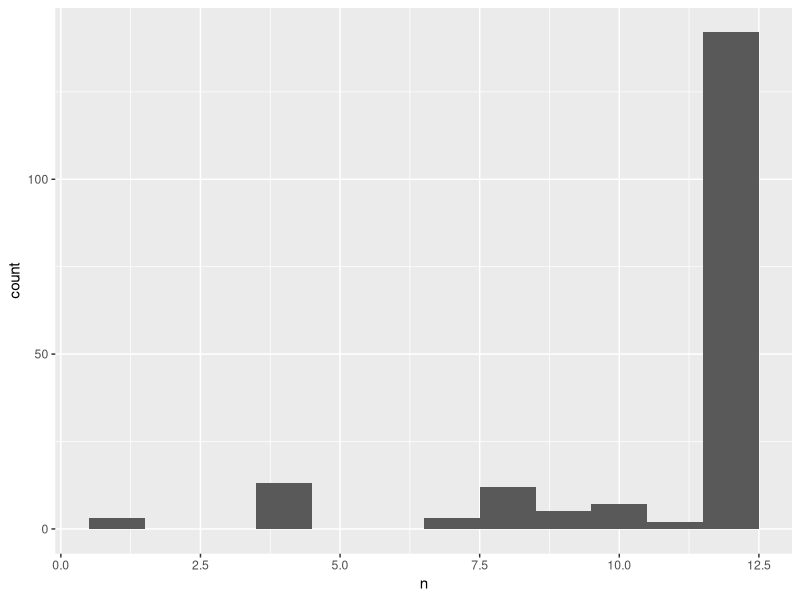

Write the R code that produced this figure.
#' ---
#' date: "`r format(Sys.Date())`"
#' output:
#'   html_document:
#'     keep_md: TRUE
#' ---

suppressPackageStartupMessages(library(dplyr))
library(tidyr)
library(ggplot2)
library(readr)

gap_dat <- read_tsv("07_gap-merged-with-continent.tsv") %>%
  mutate(
    country = factor(country),
    continent = factor(continent)
  ) %>%
  select(country, year, pop, gdpPercap, lifeExp, continent)
gap_dat %>% str()

#' During data exploration, I learned that most countries have data every five
#' years, e.g. 1952, 1957, 1962, and so on. Let's make that official.
gap_dat <- gap_dat %>%
  filter(year %% 5 == 2)
gap_dat %>% str()

#' Number of distinct values for year.
(n_years <- gap_dat$year %>% n_distinct())

#' Does every country contribute data for all years?
country_freq <- gap_dat %>%
  count(country)
country_freq$n %>% table()
#' No.

ggplot(country_freq, aes(x = n)) +
  geom_histogram(binwidth = 1)

#' Most countries do contribute data for 12 years. Who contributes less?
country_freq %>%
  filter(n < 12) %>%
  arrange(n) %>%
  print(n = nrow(.))

#' I will let these countries go.
gap_dat <- country_freq %>%
  filter(n > 11) %>%
  left_join(gap_dat) %>%
  select(-n) %>%
  droplevels() %>%
  arrange(country, year)
gap_dat %>% str()

## match variable order of the past
gap_dat <- gap_dat %>%
  select(country, continent, year, lifeExp, pop, gdpPercap)

write_tsv(gap_dat, "08_gap-every-five-years.tsv")
